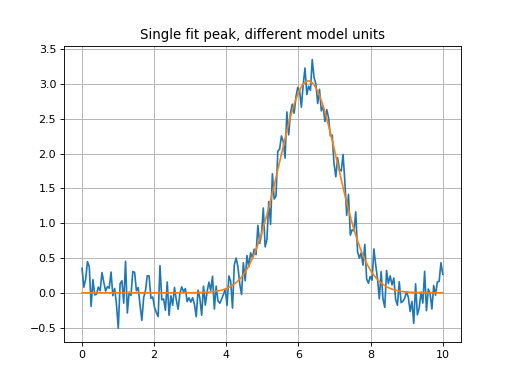

Write Python code to recreate this figure.
import numpy as np
import matplotlib.pyplot as plt

from astropy.modeling import models
from astropy import units as u

from specutils.spectra import Spectrum1D
from specutils.fitting import fit_lines

# Create a simple spectrum with a Gaussian.
np.random.seed(0)
x = np.linspace(0., 10., 200)
y = 3 * np.exp(-0.5 * (x- 6.3)**2 / 0.8**2)
y += np.random.normal(0., 0.2, x.shape)

# Create the spectrum
spectrum = Spectrum1D(flux=y*u.Jy, spectral_axis=x*u.um)

# Fit the spectrum
g_init = models.Gaussian1D(amplitude=3.*u.Jy, mean=61000*u.AA, stddev=10000.*u.AA)
g_fit = fit_lines(spectrum, g_init)
y_fit = g_fit(x*u.um)

plt.plot(x, y)
plt.plot(x, y_fit)
plt.title('Single fit peak, different model units')
plt.grid('on')
